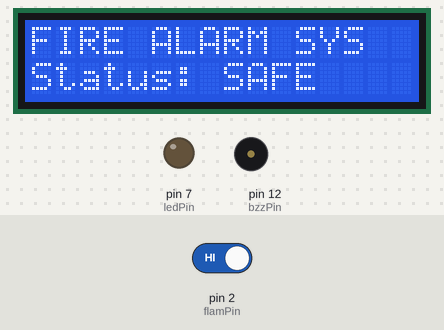
Simulated run of this sketch. Board: Arduino Uno, built with avr-gcc and run on an emulated ATmega328P. Parts: 16×2 character LCD, output pins drawn as LEDs (lit = HIGH), buzzer (waves = sounding). Dashed ring = blinking. The test bench sets the inputs (shaded band); at power-on: pin 2 (flamPin) HIGH.

Above: at 1.2 s.
1.3 s: pin 2 (flamPin) driven LOW
At 1.65 s:
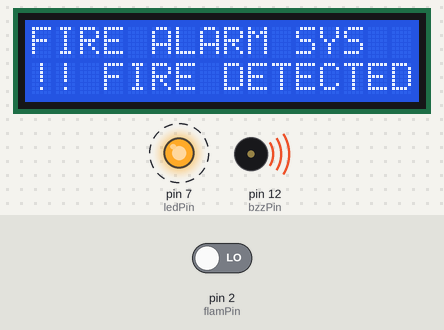
3.2 s: pin 2 (flamPin) driven HIGH
At 3.26 s:
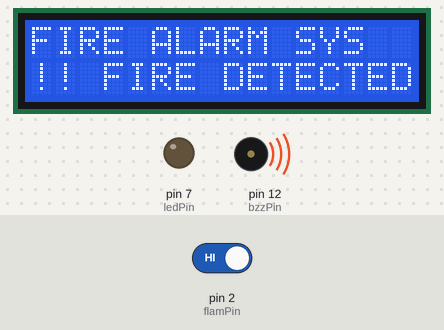
Timing chart, 0 to 6.2 s (numbered marks = the images above; inputs shaded):
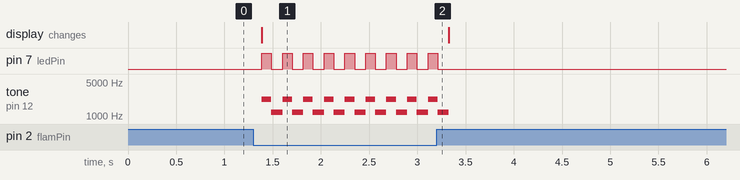

Measured:
- after the input at 1.3 s, pin 7 (ledPin): alternates HIGH for 0.10 s and LOW for 0.12 s, starting after 0.09 s; tone on pin 12 (bzzPin): alternates 2200 Hz for 0.10 s and 1200 Hz for 0.12 s, starting after 0.09 s; the display: changes after 0.09 s (image 1)
- after the input at 3.2 s, pin 7 (ledPin): goes on until 3.2 s, then stays LOW

The sketch:

Fire_Alarm_System.ino
```cpp
#include <LiquidCrystal_I2C.h>

const int bzzPin = 12;
const int flamPin = 2;
const int sdaPin = A4;
const int sclPin = A5;
const int ledPin = 7;

LiquidCrystal_I2C lcd(0x27, 16, 2);

void setup() {

  pinMode(flamPin, INPUT);
  pinMode(bzzPin, OUTPUT);
  pinMode(ledPin, OUTPUT);

  lcd.init();
  lcd.backlight();

  lcd.setCursor(0, 0);
  lcd.print("FIRE ALARM SYS");

}

void loop() {

  int flamState = digitalRead(flamPin);

  if(flamState == LOW){

    lcd.setCursor(0, 1);
    lcd.print("!! FIRE DETECTED");

    digitalWrite(ledPin, HIGH);
    tone(bzzPin, 2200);
    delay(100);

    digitalWrite(ledPin, LOW);
    tone(bzzPin, 1200);
    delay(100);

  }else{

    digitalWrite(ledPin, LOW);
    lcd.setCursor(0, 1);
    lcd.print("Status: SAFE    ");

    noTone(bzzPin);
    delay(200);

  }

}
```
